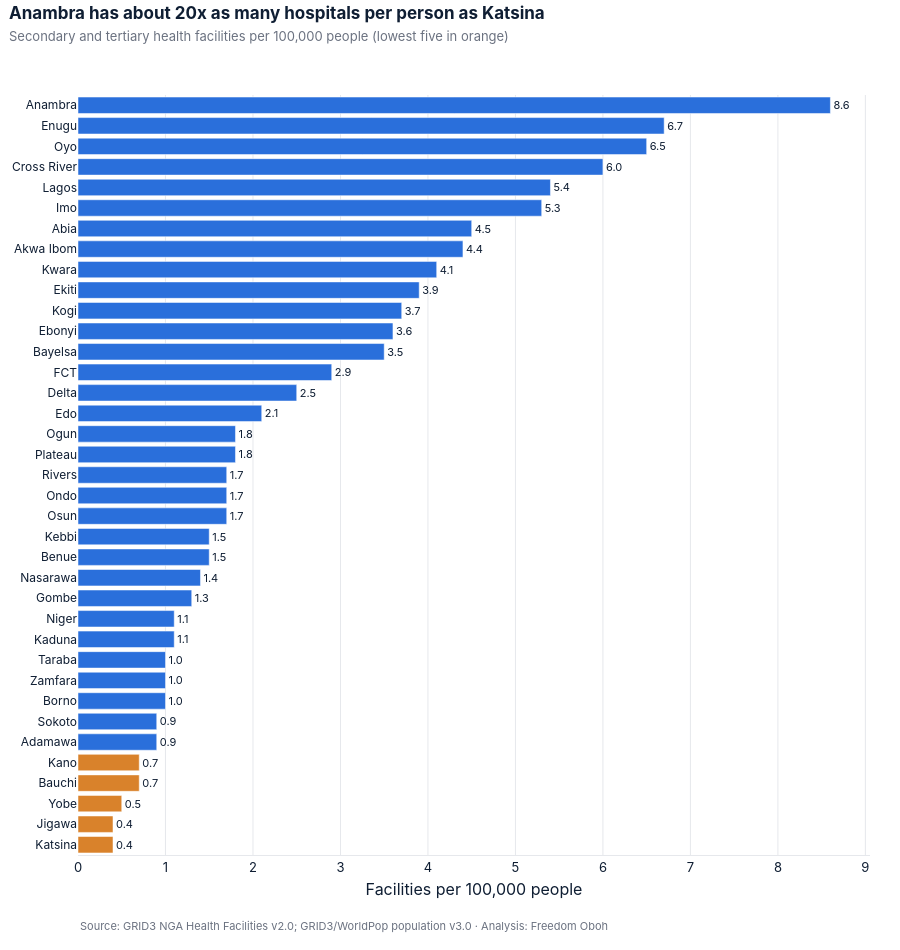

Notebook cell for this chart:
### Markdown cell above
## 4. Facilities per 100,000 people

**Per 100,000** means: if every state had 100,000 people, how many facilities would it have?
It lets a big state and a small state be compared fairly.

I'm showing **secondary and tertiary** facilities (general hospitals and above), because that's
where specialist care like dialysis could sit. Rates are rounded to one decimal place, because
the population figures are modelled estimates (Trap 4).

### Code cell
d = panel.sort_values("fac_sec_tert_per_100k")
low, high = d.iloc[0], d.iloc[-1]
ratio = (high.fac_sec_tert_grid3 / high.population_total) / (low.fac_sec_tert_grid3 / low.population_total)  # unrounded rates
colors = [ORANGE if s in d.state.head(5).tolist() else BLUE for s in d.state]
names = d.state.replace({"Federal Capital Territory": "FCT"})
fig = go.Figure(go.Bar(x=d.fac_sec_tert_per_100k, y=names, orientation="h", marker_color=colors,
                       text=d.fac_sec_tert_per_100k.map("{:.1f}".format), textposition="outside",
                       textfont=dict(size=11, color=NAVY), cliponaxis=False,
                       hovertemplate="%{y}: %{x:.1f} per 100,000<extra></extra>"))
style(fig,
      title=f"{high.state} has about {ratio:.0f}x as many hospitals per person as {low.state}",
      subtitle="Secondary and tertiary health facilities per 100,000 people (lowest five in orange)",
      source="GRID3 NGA Health Facilities v2.0; GRID3/WorldPop population v3.0",
      height=950, x_title="Facilities per 100,000 people", x_grid=True)
fig.update_yaxes(tickfont=dict(size=12))
fig.show()

### Figure 1 — Plotly figure (JSON) as saved in the notebook; plotly's stock layout.template omitted (floating-point values rounded to 4 significant figures)
{"data": [{"cliponaxis": false, "hovertemplate": "%{y}: %{x:.1f} per 100,000<extra></extra>", "marker": {"color": ["#D9822B", "#D9822B", "#D9822B", "#D9822B", "#D9822B", "#2A6FDB", "#2A6FDB", "#2A6FDB", "#2A6FDB", "#2A6FDB", "#2A6FDB", "#2A6FDB", "#2A6FDB", "#2A6FDB", "#2A6FDB", "#2A6FDB", "#2A6FDB", "#2A6FDB", "#2A6FDB", "#2A6FDB", "#2A6FDB", "#2A6FDB", "#2A6FDB", "#2A6FDB", "#2A6FDB", "#2A6FDB", "#2A6FDB", "#2A6FDB", "#2A6FDB", "#2A6FDB", "#2A6FDB", "#2A6FDB", "#2A6FDB", "#2A6FDB", "#2A6FDB", "#2A6FDB", "#2A6FDB"]}, "orientation": "h", "text": ["0.4", "0.4", "0.5", "0.7", "0.7", "0.9", "0.9", "1.0", "1.0", "1.0", "1.1", "1.1", "1.3", "1.4", "1.5", "1.5", "1.7", "1.7", "1.7", "1.8", "1.8", "2.1", "2.5", "2.9", "3.5", "3.6", "3.7", "3.9", "4.1", "4.4", "4.5", "5.3", "5.4", "6.0", "6.5", "6.7", "8.6"], "textfont": {"color": "#0F1E33", "size": 11}, "textposition": "outside", "type": "bar", "x": [0.4, 0.4, 0.5, 0.7, 0.7, 0.9, 0.9, 1.0, 1.0, 1.0, 1.1, 1.1, 1.3, 1.4, 1.5, 1.5, 1.7, 1.7, 1.7, 1.8, 1.8, 2.1, 2.5, 2.9, 3.5, 3.6, 3.7, 3.9, 4.1, 4.4, 4.5, 5.3, 5.4, 6.0, 6.5, 6.7, 8.6], "y": ["Katsina", "Jigawa", "Yobe", "Bauchi", "Kano", "Adamawa", "Sokoto", "Borno", "Zamfara", "Taraba", "Kaduna", "Niger", "Gombe", "Nasarawa", "Benue", "Kebbi", "Osun", "Ondo", "Rivers", "Plateau", "Ogun", "Edo", "Delta", "FCT", "Bayelsa", "Ebonyi", "Kogi", "Ekiti", "Kwara", "Akwa Ibom", "Abia", "Imo", "Lagos", "Cross River", "Oyo", "Enugu", "Anambra"]}], "layout": {"annotations": [{"font": {"color": "#6B7280", "size": 11}, "showarrow": false, "text": "Source: GRID3 NGA Health Facilities v2.0; GRID3/WorldPop population v3.0 · Analysis: Freedom Oboh", "x": 0, "xanchor": "left", "xref": "paper", "y": 0, "yanchor": "top", "yref": "paper", "yshift": -62}], "font": {"color": "#0F1E33", "family": "Inter, Segoe UI, Arial, sans-serif", "size": 13}, "height": 950, "hoverlabel": {"bgcolor": "white", "font": {"color": "#0F1E33"}}, "margin": {"b": 95, "l": 20, "r": 30, "t": 95}, "paper_bgcolor": "white", "plot_bgcolor": "white", "showlegend": false, "title": {"font": {"size": 17}, "text": "<b>Anambra has about 20x as many hospitals per person as Katsina</b><br><span style='font-size:13px;color:#6B7280'>Secondary and tertiary health facilities per 100,000 people (lowest five in orange)</span>", "x": 0.01, "xanchor": "left", "y": 0.98, "yanchor": "top"}, "xaxis": {"automargin": true, "gridcolor": "#E6E8EC", "linecolor": "#E6E8EC", "showgrid": true, "title": {"standoff": 10, "text": "Facilities per 100,000 people"}, "zeroline": false}, "yaxis": {"automargin": true, "gridcolor": "#E6E8EC", "showgrid": false, "tickfont": {"size": 12}, "title": {"standoff": 10}, "zeroline": false}}}
